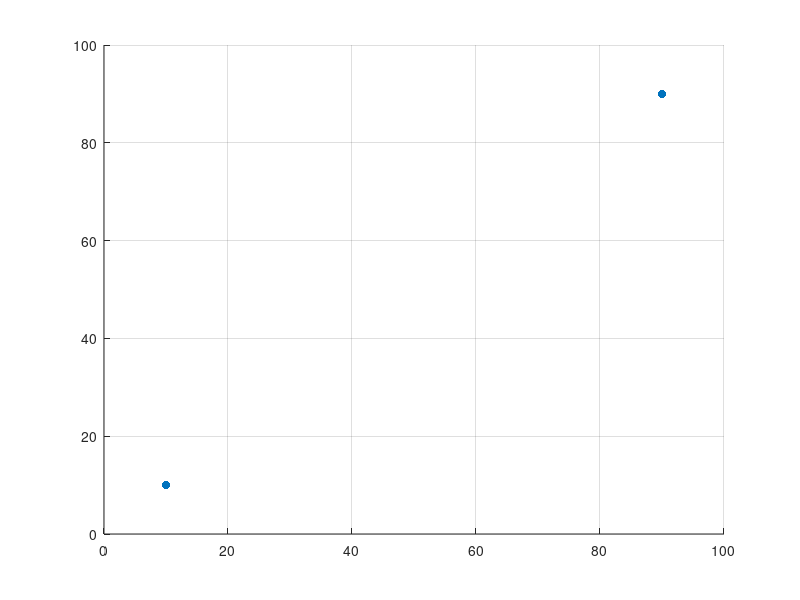
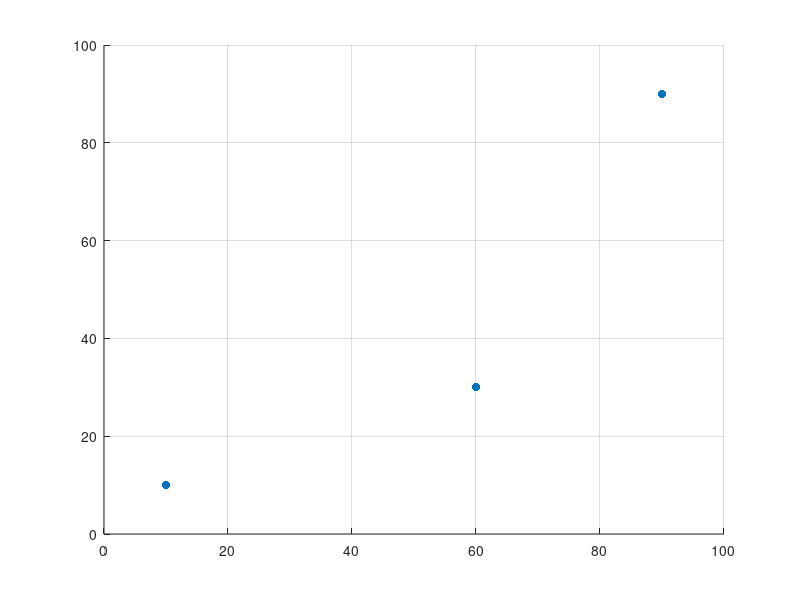

These figures' MATLAB source, in order: (Note: this script raises an error after producing the figures.)
close all;

figure(1);

xs = [10; 90];
ys = [10; 90];
scatter(xs, ys, 'fill');
grid on;
axis([0, 100, 0, 100]);

print('../points-2','-dpng');

close all;

figure(1);

xs = [10; 60; 90];
ys = [10; 30; 90];
scatter(xs, ys, 'fill');
grid on;
axis([0, 100, 0, 100]);

print('../points-3','-dpng');

close all;

figure(1);

xs = [10; 60; 90];
ys = [10; 30; 90];
scatter(xs, ys, 'fill');
grid on;
axis([0, 100, 0, 100]);
hold on;
plot_line(10, 10, 90, 90);
plot_line(10, 20, 90, 80);
plot_line(20, 10, 90, 85);


print('../points-3-lines','-dpng');
